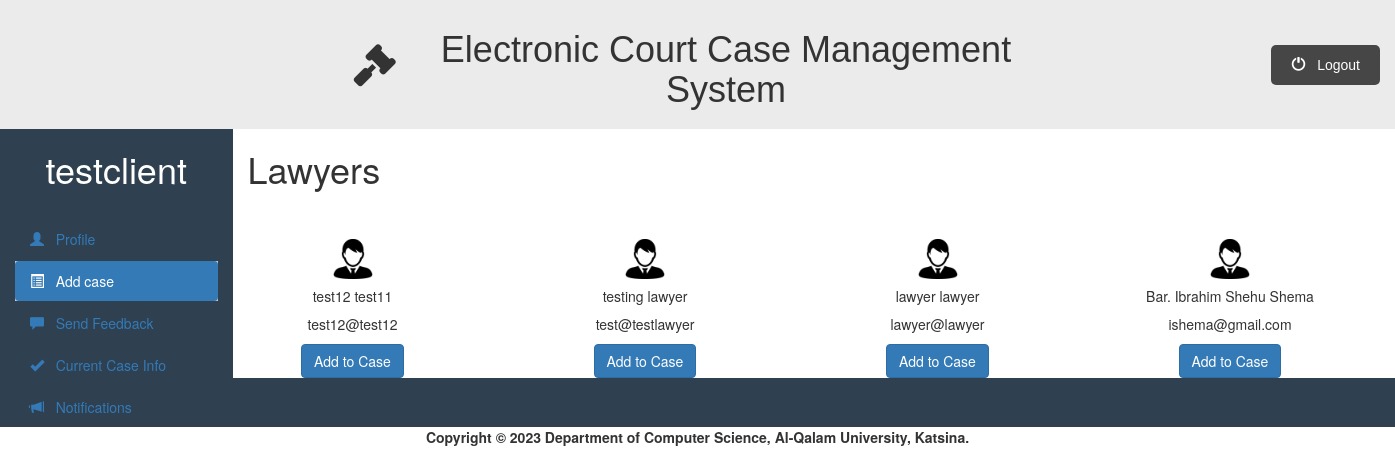
Page /client_dashboard.php?q=addcase (signed in) on the committed database.
### tables this page shows
CREATE TABLE `lawyer_login` (
  `lawyer_id` int(11) NOT NULL,
  `lawyer_first_name` varchar(50) NOT NULL,
  `lawyer_last_name` varchar(50) NOT NULL,
  `lawyer_email` varchar(50) NOT NULL,
  `lawyer_password` varchar(200) NOT NULL,
  `lawyer_phone_no` int(11) DEFAULT NULL,
  `lawyer_city` varchar(100) DEFAULT NULL,
  `lawyer_address` varchar(200) DEFAULT NULL,
  `lawyer_rating` int(11) DEFAULT NULL,
  `specialization` varchar(100) DEFAULT NULL,
  `lawyer_image` blob
);

### client/addcase.php (the view, shortened to what this page needs)
<div class="container-fluid">
    <div class="row">
        <div class="col-sm-2">
            <h1>
                <?php echo $_SESSION["client_name"]; ?>
            </h1>
            <br>
            <ul id="side_menu" class="nav nav-pills nav-stacked">
                <li class="">
                    <a href="client_dashboard.php">
                        <span class="glyphicon glyphicon-user"></span>
                        &nbsp; Profile
                     </a>
                </li>
                <li class="active">
                    <a href="client_dashboard.php?q=addcase">
                        <span class="glyphicon glyphicon-list-alt"></span>
                        &nbsp; Add case
                    </a>
                </li>
                <li class="">
                    <a href="client_dashboard.php?q=sendfeedback">
                        <span class="glyphicon glyphicon-comment"></span>
                        &nbsp; Send Feedback
                    </a>
                </li>
                <li class="">
                    <a href="client_dashboard.php?q=currentcase">
                        <span class="glyphicon glyphicon-ok"></span>
                        &nbsp; Current Case Info
                    </a>
                </li>
                <li class="">
                    <a href="client_dashboard.php?q=notifications">
                        <span class="glyphicon glyphicon-bullhorn"></span>
                        &nbsp; Notifications
                    </a>
                </li>
            </ul>
        </div>
        <div class="col-sm-10">
            <h1>Lawyers</h1><br>
            <div class="container">
                <div class="row" style="background-color: white;">
                    <?php
                        require_once("includes/db.php");
                        if ($con) {
                            $stmt = $con->prepare("
                            SELECT lawyer_id, lawyer_first_name, lawyer_last_name, lawyer_email
                            FROM lawyer_login");
                            $stmt->execute();
                            $stmt->store_result();
                            $stmt->bind_result($lid, $lfn, $lln, $le);
                            while ($stmt->fetch()) {
                                echo "
                                <div class='col-sm-3'>
                                    <div class='card' style='width: 18rem; text-align: center; margin-top: 2rem;'>
                                        <img src='public/images/user.png' width='40' height='40' class='card-img-top' alt='...'>
                                        <div class='card-body'>
                                            <h5 class='card-title'>{$lfn} {$lln}</h5>
                                            <p class='card-text'>
                                                {$le}
                                            </p>
                                            <a href='client_dashboard.php?q=addtocase&id={$lid}' class='btn btn-primary'>Add to Case</a>
                                        </div>
                                    </div>
                                </div>
                                ";
                            }
                        }
                    ?>
                </div>
            </div>
        </div>
   </div>
</div>

### public/css/style.css (style rules this page uses)
* { padding: 0%; margin: 0%; box-sizing: border-box; }
html { scroll-behavior: smooth; }
ul { list-style-type: none; }
.active, .accordion:hover { background-color: #ccc; }

### public/css/dashboard.css (style rules this page uses)
.row { background-color: #2f4050; }
.col-sm-10 { background-color: #fff; }
.col-sm-2 h1 { color: #fff; text-align:center; }

### rows in the picture
lawyer_login: lawyer_first_name "test12", lawyer_last_name "test11", lawyer_email "test12@test12"
lawyer_login: lawyer_first_name "testing", lawyer_last_name "lawyer", lawyer_email "test@testlawyer"
lawyer_login: lawyer_first_name "lawyer", lawyer_last_name "lawyer", lawyer_email "lawyer@lawyer"
lawyer_login: lawyer_first_name "Bar. Ibrahim", lawyer_last_name "Shehu Shema", lawyer_email "ishema@gmail.com"

### other values in the picture
$_SESSION["client_name"] "testclient"
